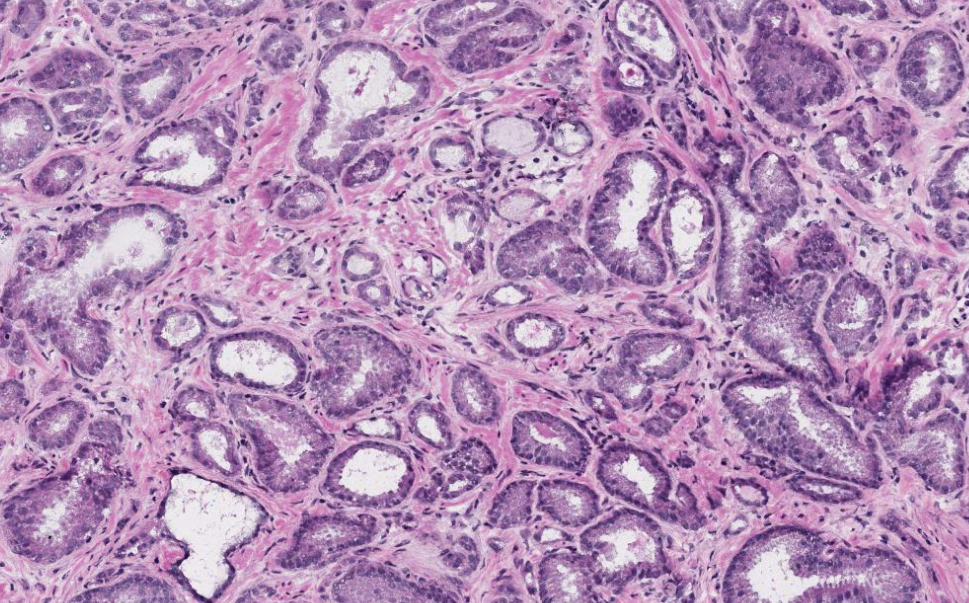
#> input picture pictures/proscia.png, 969 x 603 px, found by its file name
$ python Img-Hist6.py
#> lines starting #> are read from the running program, lines starting #| are printed output that depends on the picture
# -*- coding: utf-8 -*-
"""
Created on Mon Mar 21 20:37:56 2016

@author: sanketjain
"""

import cv2
import numpy as np
from matplotlib import pyplot as plt

img = cv2.imread('/Users/sanketjain/Documents/Opencv/pictures/proscia.png')
#> img is the input picture: shape (603, 969, 3); mean B, G, R 182.5, 143.3, 178.9
hsv = cv2.cvtColor(img,cv2.COLOR_BGR2HSV)
#> hsv: shape (603, 969, 3); mean H, S, V 147, 62.3, 185.1

hist = cv2.calcHist([hsv], [0, 1], None, [180, 256], [0, 180, 0, 256])
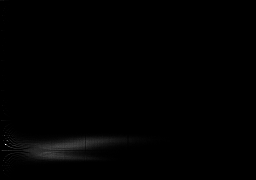
#> hist: shape (180, 256) float32; min 0, max 2201, mean 12.7; drawn with min black and max white

plt.imshow(hist,interpolation = 'nearest')
plt.show()
